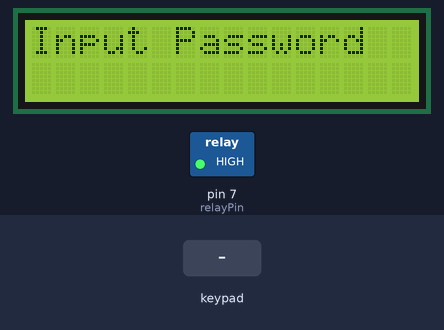
The sketch below on a simulated Arduino Uno, built with avr-gcc and run on an emulated ATmega328P. Parts: 16×2 character LCD, switched loads named in the sketch (green lamp = pin HIGH). Inputs (shaded band) come from the test bench. What the sketch prints to the serial monitor is not drawn.

Above: at 1.2 s.
1.3 s: keypad keys 1 5 9 pressed 0.4 s apart
At 4.0 s:
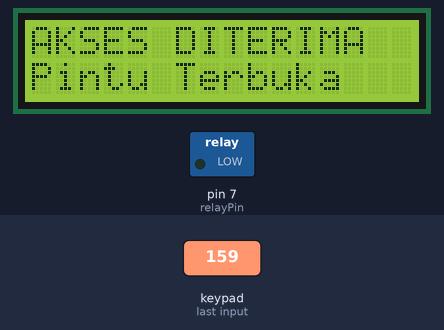
4.6 s: keypad keys 5 4 3 2 pressed 0.4 s apart
At 11.0 s:
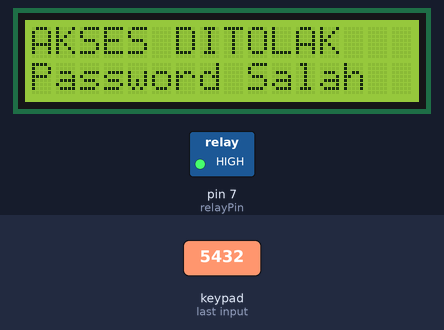
12.1 s: key 'D' pressed
15.1 s: key '0' pressed
At 16.7 s:
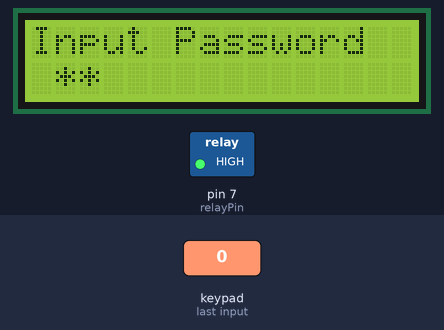
17.2 s: key '9' pressed
At 17.6 s:
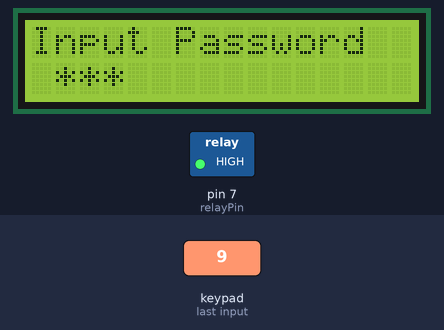
Timing chart, 0 to 20.2 s (numbered marks = the images above; inputs shaded):
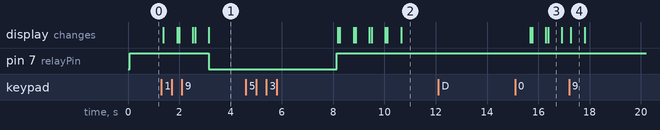

The sketch:

latihanPin.ino
```cpp
/* @file CustomKeypad.pde
|| @version 1.0
|| @author Alexander Brevig
|| @contact alexanderbrevig@gmail.com
||
|| @description
|| | Demonstrates changing the keypad size and key values.
|| #
*/
#include <Keypad.h>
#include <LiquidCrystal_I2C.h>
LiquidCrystal_I2C lcd(0x27, 16, 2);
#define relayPin 7
const byte ROWS = 4; //four rows
const byte COLS = 4; //four columns
//define the cymbols on the buttons of the keypads
char hexaKeys[ROWS][COLS] = {
  {'D','#','0','*'},
  {'C','9','8','7'},
  {'B','6','5','4'},
  {'A','3','2','1'}
};
byte rowPins[ROWS] = {A3, A2, A1, A0}; //connect to the row pinouts of the keypad
byte colPins[COLS] = {5, 4, 3, 2}; //connect to the column pinouts of the keypad

//initialize an instance of class NewKeypad
Keypad customKeypad = Keypad( makeKeymap(hexaKeys), rowPins, colPins, ROWS, COLS);
int position = 0;
int salah = 0;
void setup(){
  lcd.begin();
    pinMode(relayPin, OUTPUT);
  Serial.begin(9600);
}

void loop(){
  Serial.println("masuk");
     digitalWrite(relayPin, HIGH);
  char* password = "159";
  char customKey = customKeypad.getKey();
   lcd.setCursor(0,0);
  lcd.print("Input Password  ");
  lcd.setCursor(0,1);
  lcd.print(customKey);
  lcd.setCursor(0,1);
  lcd.print("                ");
  if (customKey){
  lcd.setCursor(0,0);
  lcd.print("Input Password");
  lcd.setCursor(0,1);
  lcd.print(customKey);
  Serial.print(customKey);
  if(salah==0){
   lcd.setCursor(0,1);
  lcd.print(" *");delay(500);
  }if(salah==1){
   lcd.setCursor(0,1);
  lcd.print(" **");delay(500);
  }if(salah==2){
   lcd.setCursor(0,1);
  lcd.print(" ***");delay(500);
  }

  }
  if (
    customKey == '2' ||
    customKey == '3' ||
    customKey == 'A' ||
    customKey == '4' ||
    customKey == '6' ||
    customKey == 'B' ||
    customKey == '7' ||
    customKey == '8' ||
    customKey == 'C' ||
    customKey == '*' ||
    customKey == '0' ||
    customKey == '#' ||
    customKey == 'D'

    ){
    salah++;

  }  if (salah == 3){
     salah = 0;
    lcd.setCursor(0,0);
  lcd.print("AKSES DITOLAK   ");
  lcd.setCursor(0,1);
  lcd.print("Password Salah");
  delay(5000);
    position = 0;
  }
  if (customKey == password[position] ){
    position++;
  } if (position == 3){
   Serial.print(password[0]);
    Serial.print(password[1]);
    Serial.print(password[2]);
     lcd.setCursor(0,0);
  lcd.print("AKSES DITERIMA  ");
  lcd.setCursor(0,1);
  lcd.print("Pintu Terbuka");
    digitalWrite(relayPin, LOW);
    // Kasi Delay 2 detik
    Serial.println("HIGH selama 5 detik (BUKA PINTU)");
    delay(5000);
  }
  if(position == 4){
    position = 0;
  }

}
```

Measured:
- after the input at 1.3 s, pin 7 (relayPin): HIGH → LOW after 1.8 s; the display: first changes after 0.08 s (image 1 shows a later state)
- after the input at 4.6 s, the display: first differs from a run without the input after 3.7 s (image 2 shows a later state)
- after the input at 12.1 s, every drawn part: stays the same
- after the input at 15.1 s, the display: first differs from a run without the input after 1.3 s (image 3)
- after the input at 17.2 s, the display: changes after 0.07 s (image 4)
- what the display in image 3 shows lasts 0.5 s, from 16.4 s to 16.9 s
